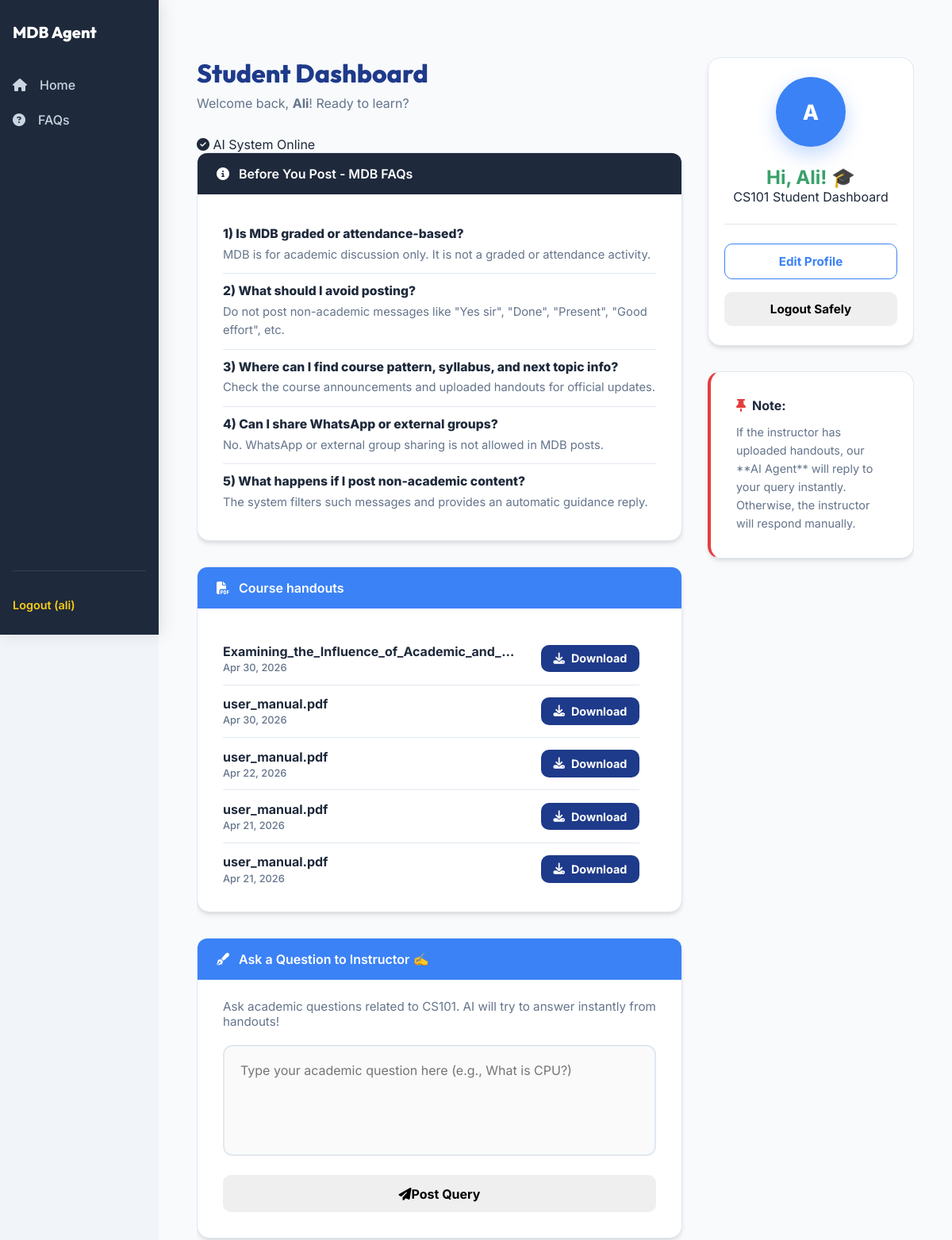
The app's page /student/dashboard (signed in, upper part), older data.
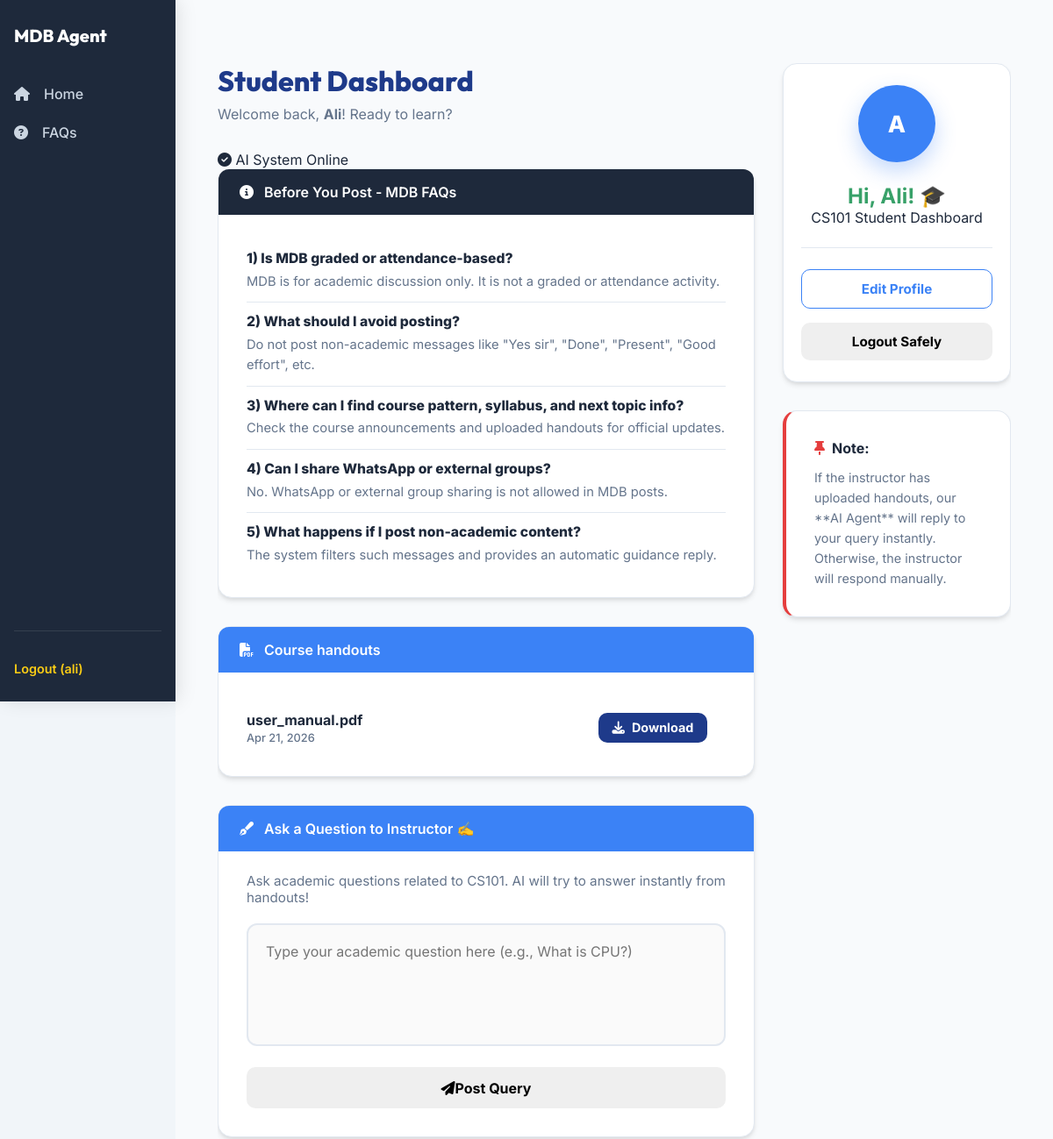
The same page, newer data.
### app.py (models this page shows)
class Handout(db.Model):
    __tablename__ = 'handouts'
    id = db.Column(db.Integer, primary_key=True)
    file_name = db.Column(db.String(255), nullable=False)
    extracted_text = db.Column(db.Text, nullable=False)
    upload_date = db.Column(db.DateTime, default=datetime.utcnow)

### app.py (the view)
@app.route('/student/dashboard')
@login_required
@role_required('student')
def student_dashboard():
    handouts = Handout.query.order_by(Handout.upload_date.desc()).all()
    return render_template('student_dashboard.html', handouts=handouts)

### app.py (called while the page is built, shortened)
def login_required(f):
    @wraps(f)
    def decorated(*args, **kwargs):
        if 'user_id' not in session:
            flash('Please log in first.', 'warning')
            return redirect(url_for('login'))
        return f(*args, **kwargs)
    return decorated

def role_required(*roles):
    def decorator(f):
        @wraps(f)
        def decorated(*args, **kwargs):
            if 'user_id' not in session:
                return redirect(url_for('login'))
            return f(*args, **kwargs)
        return decorated
    return decorator

### templates/student_dashboard.html (shortened to what this page needs)
{% extends 'base.html' %}
{% block content %}
<div class="dashboard-grid student-dashboard">
    <div class="dashboard-main">
        <header class="dashboard-header">
            <div>
                <h1>Student Dashboard</h1>
                <p class="section-desc">Welcome back, <strong>{{ session.name }}</strong>! Ready to learn?</p>
            </div>
            <div class="header-actions">
                <span class="badge badge-success"><i class="fas fa-check-circle"></i> AI System Online</span>
            </div>
        </header>
        <div class="glass-card faq-card" id="faq-section">
            <div class="card-header dark-glow">
                <i class="fas fa-circle-info"></i>
                <span>Before You Post - MDB FAQs</span>
            </div>
            <div class="card-body">
                <div class="faq-item">
                    <h4>1) Is MDB graded or attendance-based?</h4>
                    <p>MDB is for academic discussion only. It is not a graded or attendance activity.</p>
                </div>
                <div class="faq-item">
                    <h4>2) What should I avoid posting?</h4>
                    <p>Do not post non-academic messages like "Yes sir", "Done", "Present", "Good effort", etc.</p>
                </div>
                <div class="faq-item">
                    <h4>3) Where can I find course pattern, syllabus, and next topic info?</h4>
                    <p>Check the course announcements and uploaded handouts for official updates.</p>
                </div>
                <div class="faq-item">
                    <h4>4) Can I share WhatsApp or external groups?</h4>
                    <p>No. WhatsApp or external group sharing is not allowed in MDB posts.</p>
                </div>
                <div class="faq-item">
                    <h4>5) What happens if I post non-academic content?</h4>
                    <p>The system filters such messages and provides an automatic guidance reply.</p>
                </div>
            </div>
        </div>
        <div class="glass-card handouts-card" id="handouts-section">
            <div class="card-header blue-glow">
                <i class="fas fa-file-pdf"></i>
                <span>Course handouts</span>
            </div>
            <div class="card-body handouts-card-body">
                {% if handouts %}
                <div class="handouts-list-scroll">
                    <ul class="handouts-list">
                        {% for h in handouts %}
                        <li class="handouts-list-item">
                            <div class="handouts-list-meta">
                                <span class="handouts-filename" title="{{ h.file_name }}">{{ h.file_name }}</span>
                                <span class="handouts-date">{{ h.upload_date.strftime('%b %d, %Y') if h.upload_date else '' }}</span>
                            </div>
                            <a href="{{ url_for('download_handout', handout_id=h.id) }}" class="btn-download">
                                <i class="fas fa-download"></i> Download
                            </a>
                        </li>
                        {% endfor %}
                    </ul>
                </div>
                {% else %}
                <p class="handouts-empty">No PDF handouts have been uploaded yet. Check back after your instructor adds materials.</p>
                {% endif %}
            </div>
        </div>
        <div class="glass-card query-card">
            <div class="card-header blue-glow">
                <i class="fas fa-pen-fancy"></i>
                <span>Ask a Question to Instructor ✍️</span>
            </div>
            <div class="card-body">
                <p class="instruction-text">Ask academic questions related to CS101. AI will try to answer instantly from handouts!</p>
                <textarea id="queryInput" placeholder="Type your academic question here (e.g., What is CPU?)"></textarea>
                <button type="button" id="postBtn" class="btn btn-primary">
                    <i class="fas fa-paper-plane"></i> Post Query
                </button>
            </div>
        </div>
    </div>
    <div class="dashboard-side">
        <div class="glass-card profile-card text-center" style="padding: 1.5rem 1.25rem;">
            <div class="avatar-circle">
                {{ session.name[0] | upper }}{{ session.name.split(' ')[1][0] if ' ' in session.name else '' | upper }}
            </div>
            <h2 class="mt-4" style="color: var(--primary-green);">Hi, {{ session.name }}! 🎓</h2>
            <p class="text-muted mb-4">CS101 Student Dashboard</p>
            <div class="profile-actions" style="border-top: 1px solid #e2e8f0; padding-top: 1.5rem; margin-top: 1.5rem;">
                <button class="btn btn-outline btn-block mb-3">Edit Profile</button>
                <form action="{{ url_for('logout') }}" method="post">
                    <button type="submit" class="btn btn-danger btn-block">Logout Safely</button>
                </form>
            </div>
        </div>
        <div class="glass-card note-card">
            <div class="note-header">
                <i class="fas fa-thumbtack" style="color: var(--danger);"></i>
                <span>Note:</span>
            </div>
            <p>If the instructor has uploaded handouts, our **AI Agent** will reply to your query instantly. Otherwise, the instructor will respond manually.</p>
        </div>
    </div>
</div>
{% endblock %}

### templates/base.html (shortened to what this page needs)
<!DOCTYPE html>
<html lang="en">
<head>
    <link rel="stylesheet" href="https://cdnjs.cloudflare.com/ajax/libs/font-awesome/6.4.0/css/all.min.css">
</head>
<body>
    {% block body %}
    {% if session.user_id %}
        {% if session.role == 'admin' %}
            <nav class="top-navbar">
                <a href="{{ url_for('admin_dashboard') }}" class="navbar-brand">MDB Agent System</a>
                <div class="navbar-user">
                    <span>{{ session.name }} <span class="admin-badge">ADMIN</span></span>
                    <form action="{{ url_for('logout') }}" method="post" style="display:inline">
                        <button type="submit" class="logout-pill">Logout</button>
                    </form>
                </div>
            </nav>
        {% else %}
            <aside class="sidebar">
                <a href="{{ url_for('student_dashboard') if session.role == 'student' else url_for('instructor_dashboard') }}" class="sidebar-brand">MDB Agent</a>
                <div class="sidebar-nav">
                    <a href="{{ url_for('student_dashboard') if session.role == 'student' else url_for('instructor_dashboard') }}"><i class="fas fa-home"></i> Home</a>
                    {% if session.role == 'student' %}
                    <a href="{{ url_for('student_dashboard') }}#faq-section"><i class="fas fa-circle-question"></i> FAQs</a>
                    {% endif %}
                </div>
                <div class="sidebar-footer">
                    <form action="{{ url_for('logout') }}" method="post">
                        <button type="submit" class="sidebar-logout" style="background:none; border:none; cursor:pointer; padding:0;">
                            Logout ({{ session.name|lower }})
                        </button>
                    </form>
                </div>
            </aside>
        {% endif %}
    {% endif %}
    <div class="{% if session.user_id and session.role != 'admin' %}main-wrapper{% else %}main-content{% endif %}">
        <div class="flash-container" style="max-width: 1100px; margin: 0 auto; padding: 1rem;">
        </div>
        {% block content %}{% endblock %}
    </div>
    {% endblock %}
</body>
</html>

### templates/base.html (style rules this page uses)
:root { --primary-blue: #1e3a8a; --primary-green: #38a169; --bg-gradient: linear-gradient(135deg, #1e3a8a 0%, #3b82f6 100%); --card-bg: #ffffff; --input-bg: #f3f4f6; --text-main: #1e293b; --text-muted: #64748b; --border-color: #e2e8f0; --danger: #e53e3e; --success: #38a169; --warning: #ed8936; }
* { box-sizing: border-box; margin: 0; padding: 0; font-family: 'Inter', sans-serif; }
body { background-color: #f1f5f9; color: var(--text-main); min-height: 100vh; }
.btn { display: flex; align-items: center; justify-content: center; padding: 0.85rem 1.5rem; border-radius: 10px; font-weight: 700; cursor: pointer; transition: all 0.2s; border: none; width: 100%; font-size: 1rem; }
.sidebar { width: 200px; background: #1e293b; color: #fff; display: flex; flex-direction: column; height: 100vh; position: fixed; left: 0; top: 0; z-index: 1000; box-shadow: 4px 0 20px rgba(0,0,0,0.1); padding: 1.75rem 1rem; overflow-y: auto; scrollbar-width: none; -ms-overflow-style: none; }
.sidebar-brand { font-family: 'Outfit', sans-serif; font-size: 1.25rem; font-weight: 800; margin-bottom: 2rem; color: #fff; text-decoration: none; }
.sidebar-nav { flex: 1; }
.sidebar-nav a { display: flex; align-items: center; gap: 1rem; padding: 0.75rem 0; color: #cbd5e1; text-decoration: none; font-weight: 500; transition: color 0.2s; }
.sidebar-footer { padding-top: 2rem; border-top: 1px solid rgba(255,255,255,0.1); }
.sidebar-logout { color: #facc15; font-weight: 600; text-decoration: none; font-size: 0.9rem; }
.main-wrapper { margin-left: 200px; padding: 2.5rem 3rem; min-height: 100vh; background-color: #f8fafc; }
.glass-card { background: #ffffff; border-radius: 16px; padding: 2rem; box-shadow: 0 4px 6px -1px rgba(0, 0, 0, 0.1), 0 2px 4px -1px rgba(0, 0, 0, 0.06); border: 1px solid #e2e8f0; margin-bottom: 2rem; transition: transform 0.2s, box-shadow 0.2s; }
.dashboard-header h1 { color: var(--primary-blue); font-family: 'Outfit', sans-serif; font-weight: 800; margin-bottom: 0.5rem; }
.section-desc { color: var(--text-muted); font-size: 1rem; margin-bottom: 2rem; }

Row changes from the older to the newer data that the page shows:
removed Handout: file_name "Examining_the_Influence_of_Academic_and_…", upload_date "Apr 30, 2026"
removed Handout: file_name "user_manual.pdf", upload_date "Apr 30, 2026"
removed Handout: file_name "user_manual.pdf", upload_date "Apr 22, 2026"
removed Handout: file_name "user_manual.pdf", upload_date "Apr 21, 2026"
